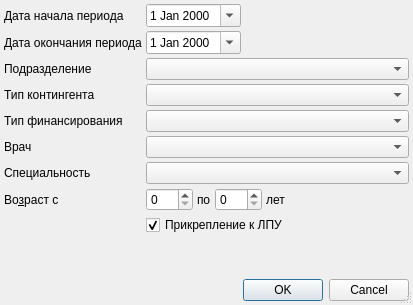
<?xml version="1.0" encoding="UTF-8"?>
<ui version="4.0">
 <class>ReportMonitoredContingentSetupDialog</class>
 <widget class="QDialog" name="ReportMonitoredContingentSetupDialog">
  <property name="windowModality">
   <enum>Qt::ApplicationModal</enum>
  </property>
  <property name="geometry">
   <rect>
    <x>0</x>
    <y>0</y>
    <width>413</width>
    <height>305</height>
   </rect>
  </property>
  <property name="windowTitle">
   <string>параметры отчёта</string>
  </property>
  <property name="sizeGripEnabled">
   <bool>true</bool>
  </property>
  <layout class="QGridLayout">
   <property name="margin">
    <number>4</number>
   </property>
   <property name="spacing">
    <number>4</number>
   </property>
   <item row="5" column="1" colspan="2">
    <widget class="CRBComboBox" name="cmbFilterContingentType"/>
   </item>
   <item row="8" column="1" colspan="2">
    <widget class="CRBComboBox" name="cmbSpeciality"/>
   </item>
   <item row="8" column="0">
    <widget class="QLabel" name="lblSpeciality">
     <property name="text">
      <string>Специальность</string>
     </property>
    </widget>
   </item>
   <item row="5" column="0">
    <widget class="QLabel" name="lblFilterContingentType">
     <property name="text">
      <string>Тип контингента</string>
     </property>
    </widget>
   </item>
   <item row="1" column="1">
    <widget class="CDateEdit" name="edtEndDate">
     <property name="calendarPopup">
      <bool>true</bool>
     </property>
    </widget>
   </item>
   <item row="0" column="2">
    <spacer>
     <property name="orientation">
      <enum>Qt::Horizontal</enum>
     </property>
     <property name="sizeHint" stdset="0">
      <size>
       <width>61</width>
       <height>20</height>
      </size>
     </property>
    </spacer>
   </item>
   <item row="12" column="0">
    <spacer>
     <property name="orientation">
      <enum>Qt::Vertical</enum>
     </property>
     <property name="sizeHint" stdset="0">
      <size>
       <width>20</width>
       <height>40</height>
      </size>
     </property>
    </spacer>
   </item>
   <item row="0" column="1">
    <widget class="CDateEdit" name="edtBegDate">
     <property name="calendarPopup">
      <bool>true</bool>
     </property>
    </widget>
   </item>
   <item row="0" column="0">
    <widget class="QLabel" name="lblBegDate">
     <property name="text">
      <string>Дата начала периода</string>
     </property>
     <property name="buddy">
      <cstring>edtBegDate</cstring>
     </property>
    </widget>
   </item>
   <item row="9" column="1" colspan="2">
    <widget class="QFrame" name="frmAge">
     <property name="frameShape">
      <enum>QFrame::NoFrame</enum>
     </property>
     <property name="frameShadow">
      <enum>QFrame::Raised</enum>
     </property>
     <layout class="QHBoxLayout" name="_2">
      <property name="spacing">
       <number>4</number>
      </property>
      <property name="margin">
       <number>0</number>
      </property>
      <item>
       <widget class="QSpinBox" name="edtAgeFrom">
        <property name="sizePolicy">
         <sizepolicy hsizetype="Preferred" vsizetype="Fixed">
          <horstretch>0</horstretch>
          <verstretch>0</verstretch>
         </sizepolicy>
        </property>
        <property name="maximum">
         <number>150</number>
        </property>
       </widget>
      </item>
      <item>
       <widget class="QLabel" name="lblAgeTo">
        <property name="text">
         <string>по</string>
        </property>
        <property name="buddy">
         <cstring>edtAgeTo</cstring>
        </property>
       </widget>
      </item>
      <item>
       <widget class="QSpinBox" name="edtAgeTo">
        <property name="sizePolicy">
         <sizepolicy hsizetype="Preferred" vsizetype="Fixed">
          <horstretch>0</horstretch>
          <verstretch>0</verstretch>
         </sizepolicy>
        </property>
        <property name="maximum">
         <number>150</number>
        </property>
       </widget>
      </item>
      <item>
       <widget class="QLabel" name="lblAgeYears">
        <property name="text">
         <string>лет</string>
        </property>
        <property name="buddy">
         <cstring>edtAgeTo</cstring>
        </property>
       </widget>
      </item>
      <item>
       <spacer>
        <property name="orientation">
         <enum>Qt::Horizontal</enum>
        </property>
        <property name="sizeHint" stdset="0">
         <size>
          <width>21</width>
          <height>20</height>
         </size>
        </property>
       </spacer>
      </item>
     </layout>
    </widget>
   </item>
   <item row="4" column="0">
    <widget class="QLabel" name="lblOrgStructure">
     <property name="text">
      <string>Подразделение</string>
     </property>
     <property name="buddy">
      <cstring>cmbOrgStructure</cstring>
     </property>
    </widget>
   </item>
   <item row="4" column="1" colspan="2">
    <widget class="COrgStructureComboBox" name="cmbOrgStructure"/>
   </item>
   <item row="1" column="0">
    <widget class="QLabel" name="lblEndDate">
     <property name="text">
      <string>Дата окончания периода</string>
     </property>
     <property name="buddy">
      <cstring>edtEndDate</cstring>
     </property>
    </widget>
   </item>
   <item row="1" column="2">
    <spacer>
     <property name="orientation">
      <enum>Qt::Horizontal</enum>
     </property>
     <property name="sizeHint" stdset="0">
      <size>
       <width>61</width>
       <height>20</height>
      </size>
     </property>
    </spacer>
   </item>
   <item row="13" column="0" colspan="3">
    <widget class="QDialogButtonBox" name="buttonBox">
     <property name="orientation">
      <enum>Qt::Horizontal</enum>
     </property>
     <property name="standardButtons">
      <set>QDialogButtonBox::Cancel|QDialogButtonBox::Ok</set>
     </property>
    </widget>
   </item>
   <item row="9" column="0">
    <widget class="QLabel" name="lblAge">
     <property name="text">
      <string>Во&amp;зраст с</string>
     </property>
     <property name="buddy">
      <cstring>edtAgeFrom</cstring>
     </property>
    </widget>
   </item>
   <item row="7" column="0">
    <widget class="QLabel" name="lblPerson">
     <property name="text">
      <string>Врач</string>
     </property>
    </widget>
   </item>
   <item row="7" column="1" colspan="2">
    <widget class="CPersonComboBoxEx" name="cmbPerson"/>
   </item>
   <item row="10" column="1" colspan="2">
    <widget class="QCheckBox" name="chkAttache">
     <property name="text">
      <string>Прикрепление к ЛПУ</string>
     </property>
     <property name="checked">
      <bool>true</bool>
     </property>
    </widget>
   </item>
   <item row="6" column="0">
    <widget class="QLabel" name="lblFinance">
     <property name="text">
      <string>Тип финансирования</string>
     </property>
    </widget>
   </item>
   <item row="6" column="1" colspan="2">
    <widget class="CRBComboBox" name="cmbFinance"/>
   </item>
  </layout>
 </widget>
 <customwidgets>
  <customwidget>
   <class>COrgStructureComboBox</class>
   <extends>QComboBox</extends>
   <header>Orgs/OrgStructComboBoxes.h</header>
  </customwidget>
  <customwidget>
   <class>CRBComboBox</class>
   <extends>QComboBox</extends>
   <header>library/crbcombobox.h</header>
  </customwidget>
  <customwidget>
   <class>CDateEdit</class>
   <extends>QDateEdit</extends>
   <header>library/DateEdit</header>
  </customwidget>
  <customwidget>
   <class>CPersonComboBoxEx</class>
   <extends>QComboBox</extends>
   <header>Orgs/PersonComboBoxEx.h</header>
  </customwidget>
 </customwidgets>
 <tabstops>
  <tabstop>edtBegDate</tabstop>
  <tabstop>edtEndDate</tabstop>
  <tabstop>cmbOrgStructure</tabstop>
  <tabstop>cmbFilterContingentType</tabstop>
  <tabstop>cmbFinance</tabstop>
  <tabstop>cmbPerson</tabstop>
  <tabstop>cmbSpeciality</tabstop>
  <tabstop>edtAgeFrom</tabstop>
  <tabstop>edtAgeTo</tabstop>
  <tabstop>chkAttache</tabstop>
  <tabstop>buttonBox</tabstop>
 </tabstops>
 <resources/>
 <connections>
  <connection>
   <sender>buttonBox</sender>
   <signal>accepted()</signal>
   <receiver>ReportMonitoredContingentSetupDialog</receiver>
   <slot>accept()</slot>
   <hints>
    <hint type="sourcelabel">
     <x>116</x>
     <y>597</y>
    </hint>
    <hint type="destinationlabel">
     <x>102</x>
     <y>90</y>
    </hint>
   </hints>
  </connection>
  <connection>
   <sender>buttonBox</sender>
   <signal>rejected()</signal>
   <receiver>ReportMonitoredContingentSetupDialog</receiver>
   <slot>reject()</slot>
   <hints>
    <hint type="sourcelabel">
     <x>229</x>
     <y>597</y>
    </hint>
    <hint type="destinationlabel">
     <x>236</x>
     <y>76</y>
    </hint>
   </hints>
  </connection>
 </connections>
</ui>
